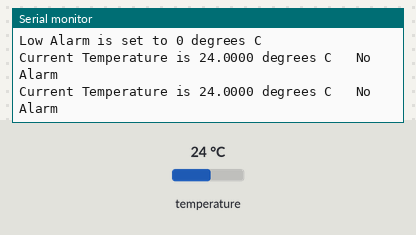
The sketch below on a simulated Arduino Uno, built with avr-gcc and run on an emulated ATmega328P. On the bench: the last lines printed to the serial monitor. Inputs (shaded band) come from the test bench; at power-on: temperature 24 °C.

Above: at 3.3 s.
3.4 s: temperature set to 12 °C
At 4.9 s:
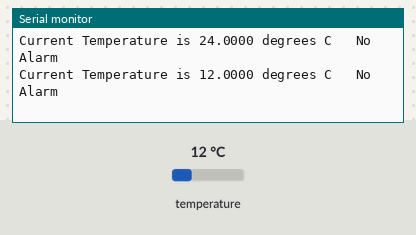
5.9 s: temperature set to 19 °C
At 7.4 s:
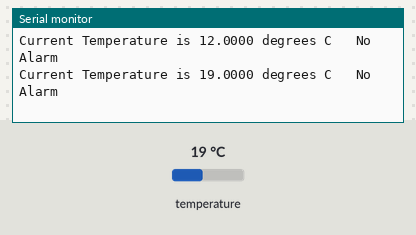
Timing chart, 0 to 8.9 s (numbered marks = the images above; inputs shaded):
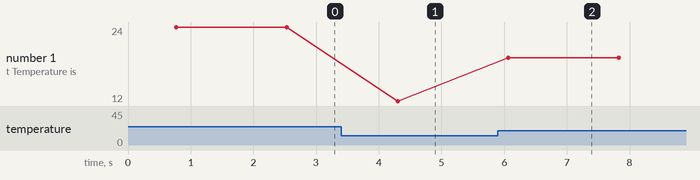

Measured:
- after the input at 3.4 s, the serial monitor: prints a new line after 0.90 s (image 1)
- after the input at 5.9 s, the serial monitor: prints a new line after 0.17 s (image 2)
- plotted number 1: 24 → 12 after the input at 3.4 s, 12 → 19 after the input at 5.9 s

The sketch:

Change_Resolution_Temperature_Spec3.ino
```cpp
#include <OneWire.h>
#include <DallasTemperature.h>

// Create a Onewire Referenca and assign it to pin 10 on your Arduino
OneWire oneWire(2);

// declare as sensor referenec by passing oneWire reference to Dallas Temperature.
DallasTemperature sensors(&oneWire);

// declare your device address
// YOUR ADDRESS GOES HERE!!!!
DeviceAddress tempSensor = {0x28, 0xF6, 0xAF, 0x42, 0x0B, 0x00, 0x00, 0xA4};

//Alarm Set Points
char lowSetPoint = 24;
char hiSetPoint = 29;

// A Variable to hold the temperature you retrieve
float tempC;

void setup(void)
{
  char alarmTemp;
  // start your serial port
  Serial.begin(9600);
  // Start up the DallasTemperature library
  sensors.begin();

  // alarm when temp is higher than value assigned to hiSetPoint
  sensors.setHighAlarmTemp(tempSensor, hiSetPoint);
  // alarm when temp is lower than value assigned to lowSetPoint
  sensors.setLowAlarmTemp(tempSensor, lowSetPoint);

  // Print the alarm set points to the serial monitor

  // Set Measurement Resolution
  sensors.setResolution(tempSensor, 12);

  alarmTemp = sensors.getHighAlarmTemp(tempSensor);
  Serial.print("High Alarm is set to ");
  Serial.print(alarmTemp, DEC);
  Serial.println(" degrees C");

  alarmTemp = sensors.getLowAlarmTemp(tempSensor);
  Serial.print("Low Alarm is set to ");
  Serial.print(alarmTemp, DEC);
  Serial.println(" degrees C");
}


void loop(void)
{
  // tell your sensor to measure the temperature

  sensors.requestTemperaturesByAddress(tempSensor); // Send the command to get temperatures
  Serial.print("Current Temperature is ");
  Serial.print(sensors.getTempCByIndex(0),4);
  Serial.print(" degrees C \t");

  // See if the temperature is above the high set point or below the low set point

  if (sensors.hasAlarm(tempSensor))
  {
    Serial.println("Alarm");
  }
  else{
    Serial.println("No Alarm");
  }
  delay(1000);
}
```
